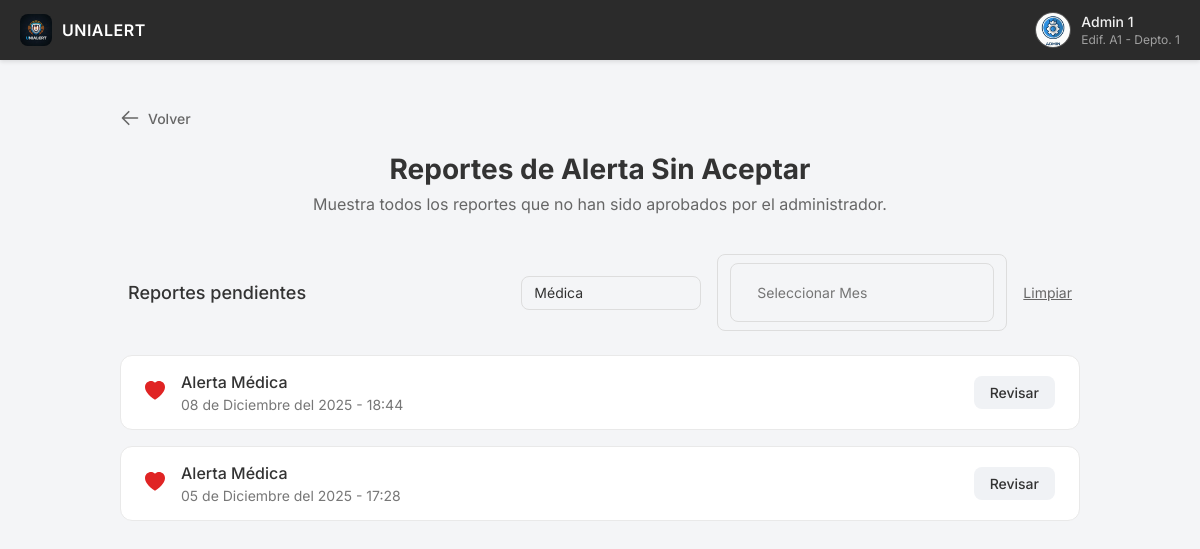
The app's page /Admin/ReportesSA.php?tipo=medica (signed in) with its own data.
### tables this page shows
CREATE TABLE `usuarios` (
  `IdUsuario` int(11) NOT NULL,
  `IdRol` int(11) NOT NULL,
  `Nombre` varchar(100) NOT NULL,
  `ApPaterno` varchar(100) NOT NULL,
  `ApMaterno` varchar(100) DEFAULT NULL,
  `Correo` varchar(100) DEFAULT NULL,
  `Edificio` varchar(50) DEFAULT NULL,
  `Departamento` varchar(50) DEFAULT NULL,
  `Contador` int(11) DEFAULT 0,
  `Activo` tinyint(1) DEFAULT 1
);

CREATE TABLE `incidentes` (
  `IdIncidente` int(11) NOT NULL,
  `IdUsuario` int(11) NOT NULL,
  `IdVigilante` int(11) DEFAULT NULL,
  `EdificioAfectado` varchar(50) DEFAULT NULL,
  `DepartamentoAfectado` varchar(50) DEFAULT NULL,
  `Sangre` tinyint(1) DEFAULT 0,
  `TipoEmergencia` varchar(50) DEFAULT NULL,
  `PublicoOPrivado` varchar(20) DEFAULT NULL,
  `Armas` tinyint(1) DEFAULT 0,
  `Descripcion` text DEFAULT NULL,
  `Fecha` date DEFAULT curdate(),
  `HoraInicio` time DEFAULT curtime(),
  `HoraFin` time DEFAULT NULL,
  `AccionesGuardia` text DEFAULT NULL,
  `Aprobado` tinyint(4) DEFAULT 0,
  `Finalizado` tinyint(1) NOT NULL DEFAULT 0
);

### Admin/ReportesSA.php (the view, shortened to what this page needs)
<?php
include '../Backend/conexion.php';
$idUsuario = $_SESSION['IdUsuario'];
$rolSesion = $_SESSION['Rol'];
$sql = "SELECT Nombre, ApPaterno, Edificio, Departamento FROM Usuarios WHERE IdUsuario = ?";
$stmt = $conn->prepare($sql);
$stmt->bind_param("i", $idUsuario);
$stmt->execute();
$resultado = $stmt->get_result();
$datos = $resultado->fetch_assoc();
$nombreMostrar = $datos['Nombre'] . " " . $datos['ApPaterno'];
$detallesMostrar = (!empty($datos['Edificio']) && !empty($datos['Departamento']))
    ? "Edif. " . $datos['Edificio'] . " - Depto. " . $datos['Departamento']
    : $rolSesion;
$whereClause = "WHERE Aprobado = 0 AND HoraFin IS NOT NULL";
$filtroTipo = isset($_GET['tipo']) ? $_GET['tipo'] : '';
if (!empty($filtroTipo)) {
    $whereClause .= " AND TipoEmergencia = '$filtroTipo'";
}
$filtroMes = isset($_GET['mes']) ? $_GET['mes'] : '';
$sqlReportes = "SELECT * FROM Incidentes $whereClause ORDER BY Fecha DESC, HoraInicio DESC";
$resultReportes = $conn->query($sqlReportes);
?>
<!DOCTYPE html>
<html lang="es">
<head>
    <link rel="stylesheet" href="../CSS/style.css">
    <link rel="stylesheet" href="../CSS/style.css">
    <link rel="stylesheet" href="https://cdn.jsdelivr.net/npm/flatpickr/dist/flatpickr.min.css">
    <link rel="stylesheet" href="https://npmcdn.com/flatpickr/dist/themes/material_blue.css">
    <link rel="stylesheet" href="https://cdn.jsdelivr.net/npm/flatpickr/dist/plugins/monthSelect/style.css">
</head>
<body class="body-admin">
    <header class="navbar">
        <div class="navbar-left">
            <img src="../Multimedia/Unialert Logo.png" alt="Logo de UniAlert" class="navbar-logo">
            <span class="navbar-logo-text">UNIALERT</span>
        </div>
        <div class="navbar-right">
            <img src="../Multimedia/AdminAvatar.png" alt="Avatar" class="user-avatar">
            <div class="user-info">
                <span class="user-name"><?php echo $nombreMostrar; ?></span>
                <span class="user-details"><?php echo $detallesMostrar; ?></span>
            </div>
        </div>
    </header>
    <main class="admin-container">
        <button onclick="window.location.href='Admin.php'" class="btn-back-global">
            <svg xmlns="http://www.w3.org/2000/svg" fill="none" viewBox="0 0 24 24" stroke-width="2" stroke="currentColor">
                <path stroke-linecap="round" stroke-linejoin="round" d="M10.5 19.5L3 12m0 0l7.5-7.5M3 12h18" />
            </svg>
            Volver
        </button>
        <div class="page-header">
            <h1>Reportes de Alerta Sin Aceptar</h1>
            <p>Muestra todos los reportes que no han sido aprobados por el administrador.</p>
        </div>
        <form method="GET" class="filter-bar-simple" style="gap: 15px;">
            <div class="filter-bar-title">Reportes pendientes</div>
            <div class="filter-bar-actions" style="width: auto;">
                <div class="date-picker-wrapper" style="width: 180px;">
                    <select name="tipo" class="form-input" style="border:none; background:transparent; padding:0; height:100%; cursor:pointer;" onchange="this.form.submit()">
                        <option value="medica" <?php if($filtroTipo == 'medica') echo 'selected'; ?>>Médica</option>
                    </select>
                </div>
                <div class="date-picker-wrapper">
                    <div class="date-picker-wrapper">
                        <input type="text" id="filtroFecha" name="mes" class="form-input calendar-input"
                            placeholder="Seleccionar Mes"
                            value="<?php echo $filtroMes; ?>"
                            readonly
                            style="cursor: pointer; background-color: transparent; border: none;">
                    </div>
                </div>
                <?php if(!empty($filtroTipo) || !empty($filtroMes)): ?>
                    <a href="ReportesSA.php" style="color: #666; text-decoration: underline; font-size: 14px;">Limpiar</a>
                <?php endif; ?>
            </div>
        </form>
        <div class="report-list">
            <?php
            if ($resultReportes->num_rows > 0) {
                while($row = $resultReportes->fetch_assoc()) {
                    $esMedica = ($row['TipoEmergencia'] == 'medica');
                    $titulo = $esMedica ? "Alerta Médica" : "Alerta de Seguridad";
                    $fechaOriginal = strtotime($row['Fecha'] . ' ' . $row['HoraInicio']);
                    $meses = array("Enero","Febrero","Marzo","Abril","Mayo","Junio","Julio","Agosto","Septiembre","Octubre","Noviembre","Diciembre");
                    $dia = date('d', $fechaOriginal);
                    $mesIndex = date('n', $fechaOriginal) - 1;
                    $anio = date('Y', $fechaOriginal);
                    $hora = date('H:i', $fechaOriginal);
                    $fechaTexto = "$dia de " . $meses[$mesIndex] . " del $anio - $hora";
                    echo '
                    <div class="report-item">
                        <div class="report-icon">';
                    if ($esMedica) {
                        echo '<svg xmlns="http://www.w3.org/2000/svg" width="20" height="20" fill="#e02424" viewBox="0 0 16 16">
                                <path fill-rule="evenodd" d="M8 1.314C12.438-3.248 23.534 4.735 8 15-7.534 4.736 3.562-3.248 8 1.314z"/>
                              </svg>';
                    }
                    echo '</div>
                        <div class="report-content">
                            <h4>' . $titulo . '</h4>
                            <p>' . $fechaTexto . '</p>
                        </div>
                        <a href="DetalleAprobacion.php?id=' . $row['IdIncidente'] . '" class="review-button">Revisar</a>
                    </div>';
                }
            } else {
                echo '<p style="text-align:center; color:#666; padding:20px;">No hay reportes pendientes con estos filtros.</p>';
            }
            ?>
        </div>
        </main>
</body>
</html>

### CSS/style.css (style rules this page uses)
* { box-sizing: border-box; margin: 0; padding: 0; }
input[type="text"], input[type="password"], input[type="email"], select, textarea, .form-input { width: 100%; padding: 12px 14px; font-size: 14px; font-family: 'Inter', sans-serif; color: #333; background-color: #f9f9f9; border: 1px solid #ddd; border-radius: 8px; transition: border-color 0.2s, box-shadow 0.2s; -webkit-appearance: none; -moz-appearance: none; appearance: none; }
body { font-family: 'Inter', -apple-system, BlinkMacSystemFont, "Segoe UI", Roboto, Helvetica, Arial, sans-serif; background-color: #f4f5f7; color: #333; margin: 0; padding-top: 60px; box-sizing: border-box; }
.body-admin { display: flex; flex-direction: column; min-height: calc(100vh - 60px); }
.navbar { position: fixed; top: 0; left: 0; width: 100%; background-color: #2b2b2b; padding: 12px 20px; display: flex; justify-content: space-between; align-items: center; box-shadow: 0 2px 4px rgba(0, 0, 0, 0.1); z-index: 1000; }
.navbar-left, .navbar-right { display: flex; align-items: center; }
.navbar-logo { width: 32px; height: 32px; object-fit: contain; border-radius: 8px; margin-right: 10px; }
.navbar-logo-text { color: #ffffff; font-size: 16px; font-weight: 600; letter-spacing: 0.5px; }
.user-avatar { width: 36px; height: 36px; border-radius: 50%; object-fit: cover; margin-right: 10px; border: 1px solid rgba(255, 255, 255, 0.2); }
.user-info { display: flex; flex-direction: column; color: #f0f0f0; font-size: 14px; }
.user-name { font-weight: 500; margin-bottom: 2px; }
.user-details { font-size: 12px; color: #a0a0a0; }
body { padding-top: 60px; }
.admin-container { width: 90%; max-width: 960px; margin: 40px auto; flex-grow: 1; }
.page-header { text-align: center; margin-bottom: 40px; }
.page-header h1 { font-size: 28px; color: #333; margin-bottom: 8px; }
.page-header p { font-size: 16px; color: #666; }
.form-input { width: 100%; padding: 12px 14px; font-size: 14px; font-family: 'Inter', sans-serif; color: #333; background-color: #f9f9f9; border: 1px solid #ddd; border-radius: 8px; transition: border-color 0.2s, box-shadow 0.2s; -webkit-appearance: none; -moz-appearance: none; appearance: none; }
select.form-input { background-repeat: no-repeat; background-position: right 14px center; background-size: 10px 10px; }
.date-picker-wrapper { position: relative; display: flex; align-items: center; border: 1px solid #ddd; border-radius: 8px; padding: 8px 12px; }
.report-list { display: grid; gap: 16px; }
.report-item { display: flex; align-items: center; background-color: #fff; border: 1px solid #e9e9e9; border-radius: 12px; padding: 16px 24px; transition: box-shadow 0.2s; }
.report-icon { color: #888; margin-right: 16px; flex-shrink: 0; }
.report-content { flex-grow: 1; }
.report-content h4 { font-weight: 500; color: #333; margin: 0 0 4px 0; }
.report-content p { font-size: 14px; color: #777; margin: 0; }
.review-button { background-color: #f0f2f5; color: #333; padding: 8px 16px; border-radius: 8px; text-decoration: none; font-weight: 500; font-size: 14px; transition: background-color 0.2s; }
.filter-bar-simple { display: flex; justify-content: space-between; align-items: center; margin-bottom: 24px; padding: 0 8px; }
.filter-bar-title { font-size: 18px; font-weight: 500; color: #333; }
.filter-bar-actions { display: flex; align-items: center; gap: 16px; }
.btn-back-global { display: inline-flex; align-items: center; gap: 8px; background: transparent; border: none; color: #666; font-size: 14px; font-weight: 500; cursor: pointer; padding: 8px 12px 8px 0; margin-bottom: 16px; transition: color 0.2s; font-family: 'Inter', sans-serif; }
.btn-back-global svg { width: 20px; height: 20px; }

### records on screen
usuarios: nombreMostrar "Admin 1", detallesMostrar "Edif. A1 - Depto. 1"
incidentes: TipoEmergencia "Alerta Médica", fechaTexto "08 de Diciembre del 2025 - 18:44"
incidentes: TipoEmergencia "Alerta Médica", fechaTexto "05 de Diciembre del 2025 - 17:28"
